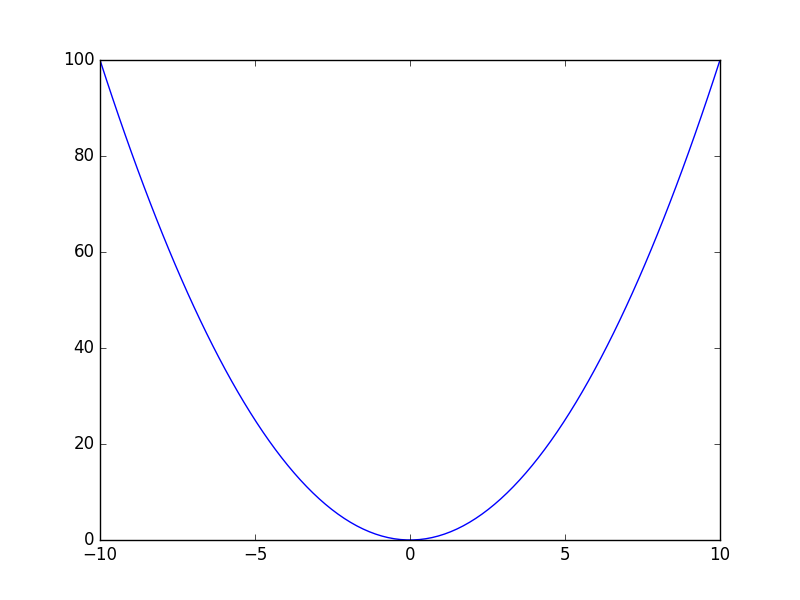

Write Python code to recreate this figure.
import numpy as np
import matplotlib.pyplot as plt


x=np.linspace(-10,10,100)

y= x**2

plt.plot(x,y)
plt.savefig("grafica")
